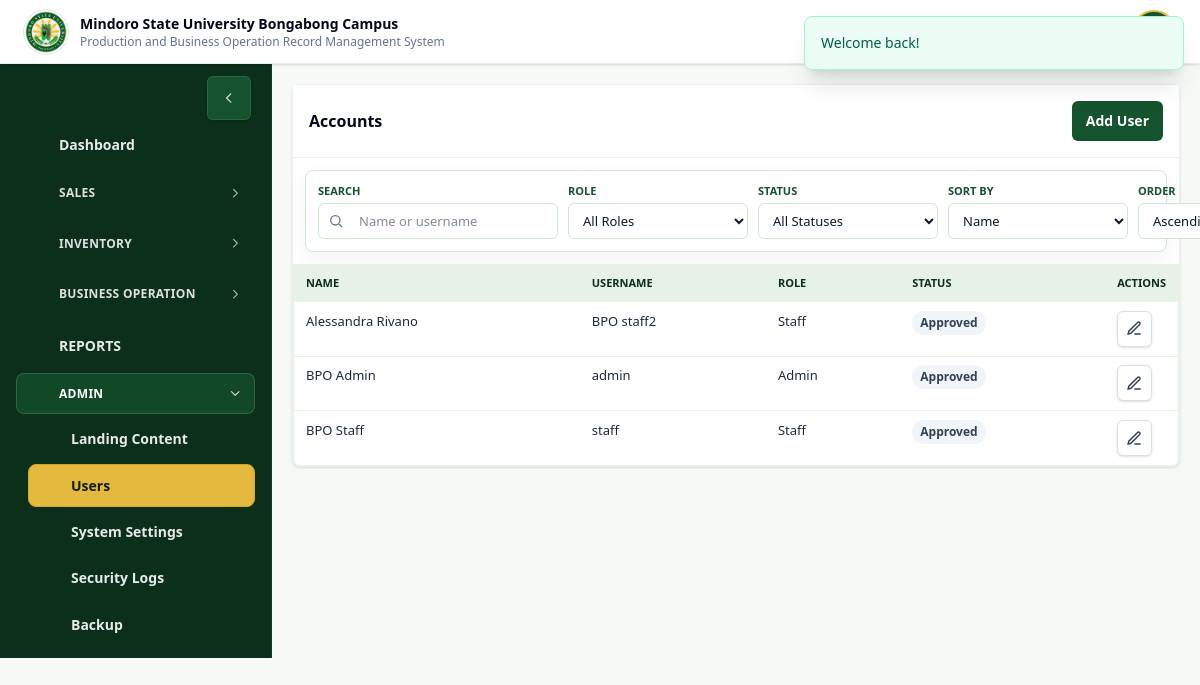
/users.php (signed in), run on the app's committed database.
### tables this page shows
CREATE TABLE `users` (
  `id` int NOT NULL AUTO_INCREMENT,
  `username` varchar(50) NOT NULL,
  `password_hash` varchar(255) NOT NULL,
  `full_name` varchar(120) NOT NULL,
  `role` enum('admin','staff') NOT NULL DEFAULT 'staff',
  `status` enum('pending','approved','suspended') NOT NULL DEFAULT 'approved',
  `approved_by` int DEFAULT NULL,
  `approved_at` datetime DEFAULT NULL,
  `created_at` timestamp NULL DEFAULT CURRENT_TIMESTAMP,
  PRIMARY KEY (`id`),
  UNIQUE KEY `username` (`username`)
);

### pages/users.php (the view, shortened to what the rows shown need)
<?php
require dirname(__DIR__) . '/includes/bootstrap.php';
$user = require_login($pdo);
$sort = (string) ($_GET['sort'] ?? 'name');
$order = strtolower((string) ($_GET['order'] ?? 'asc')) === 'desc' ? 'DESC' : 'ASC';
$page = page_param();
$perPage = 10;
$where = ['1=1'];
$params = [];
$sortSql = match ($sort) {
    'username' => 'u.username',
    'role' => 'u.role',
    'status' => 'u.status',
    default => 'u.full_name',
};
$countStmt = $pdo->prepare('SELECT COUNT(*) FROM users u WHERE ' . implode(' AND ', $where));
$countStmt->execute($params);
$pagination = pagination_meta((int) $countStmt->fetchColumn(), $page, $perPage);
$sql = 'SELECT id, username, full_name, role, status, created_at
    FROM (
        SELECT u.id, u.username, u.full_name, u.role, u.status, u.created_at,
            ROW_NUMBER() OVER (ORDER BY ' . $sortSql . ' ' . $order . ', u.id ASC) AS row_num
        FROM users u
        WHERE ' . implode(' AND ', $where) . '
    ) ranked_users
    WHERE row_num BETWEEN :first_row AND :last_row
    ORDER BY row_num';
$stmt = $pdo->prepare($sql);
[$firstRow, $lastRow] = pagination_row_bounds($pagination);
$stmt->bindValue(':first_row', $firstRow, PDO::PARAM_INT);
$stmt->bindValue(':last_row', $lastRow, PDO::PARAM_INT);
$stmt->execute();
$rows = $stmt->fetchAll();
render_header('User Management', $user);
?>
<section class="table-card data-panel">
    <div class="table-wrap" data-no-client-table>
        <table>
            <thead><tr><th>Name</th><th>Username</th><th>Role</th><th>Status</th><th>Actions</th></tr></thead>
            <tbody>
            <?php foreach ($rows as $row): ?>
                <tr>
                    <td><?= h($row['full_name']) ?></td>
                    <td><?= h($row['username']) ?></td>
                    <td><?= h(ucfirst((string) $row['role'])) ?></td>
                    <td><?php render_status_badge((string) $row['status']); ?></td>
                    <td>
                        <button type="button" class="btn alt" data-open-modal="edit-user-<?= (int) $row['id'] ?>">Edit</button>
                    </td>
                </tr>
            <?php endforeach; ?>
            </tbody>
        </table>
    </div>
</section>
<?php render_footer();

### components/layout.php (shortened to what the rows shown need)
<?php
function render_status_badge(string $status): void
{
    $normalized = strtolower(trim(str_replace('_', ' ', $status)));
    $label = match ($normalized) {
        'submitted', 'under review' => 'Pending',
        'needs revision' => 'Needs Revision',
        default => ucwords($normalized),
    };
    $class = preg_replace('/[^a-z0-9_-]+/', '-', $normalized) ?: 'status';
    echo '<span class="status-pill ' . h($class) . '">' . h($label) . '</span>';
}
function render_header(string $title, ?array $user = null): void
{
    $current = basename((string) ($_SERVER['PHP_SELF'] ?? ''));
    $pageName = strtolower(pathinfo($current, PATHINFO_FILENAME));
    $pageSlug = (string) preg_replace('/[^a-z0-9_-]+/', '-', $pageName);
    $bodyPageClass = 'page-' . ($pageSlug !== '' ? $pageSlug : 'index');
    echo '<!doctype html>';
    echo '<html lang="en">';
    echo '<head>';
    echo '<link rel="stylesheet" href="' . h(asset_url('assets/tailwind.css')) . '">';
    echo '<link rel="stylesheet" href="' . h(asset_url('assets/pos-receipt.css')) . '">';
    echo '<link rel="stylesheet" href="' . h(asset_url('assets/ui-overrides.css')) . '">';
    echo '</head>';
    echo '<body class="min-h-screen bg-brand-50 text-[#102018] antialiased ' . h($bodyPageClass) . '">';
    echo '<div class="min-h-screen">';
    if ($user) {
        echo '<div class="lg:flex lg:items-start">';
        echo '<main class="min-w-0 flex-1 px-3 py-5 sm:px-4 lg:px-5 xl:px-6 overflow-y-auto">';
        echo '<div class="w-full">';
    } else {
        echo '<div>';
        echo '<main class="min-w-0 px-4 py-5 sm:px-5 lg:px-6">';
        echo '<div>';
    }
}
function render_footer(): void
{
    echo '</div>';
    echo '</main>';
    echo '</div>';
    echo '</div>';
    echo '</body>';
    echo '</html>';
}

### data on the page
users: full_name "Alessandra Rivano", username "BPO staff2", role "Staff", status "Approved"
users: full_name "BPO Admin", username "admin", role "Admin", status "Approved"
users: full_name "BPO Staff", username "staff", role "Staff", status "Approved"

### other printed values
$org['campus_display_name'] "Mindoro State University Bongabong Campus"
$org['system_name'] "Production and Business Operation Record Management System"
$item['label'] "Dashboard"
$groupLabel "SALES"
$groupLabel "INVENTORY"
$groupLabel "BUSINESS OPERATION"
$item['label'] "REPORTS"
$groupLabel "ADMIN"
$item['label'] "Landing Content"
$item['label'] "Users"
$item['label'] "System Settings"
$item['label'] "Security Logs"
$item['label'] "Backup"
